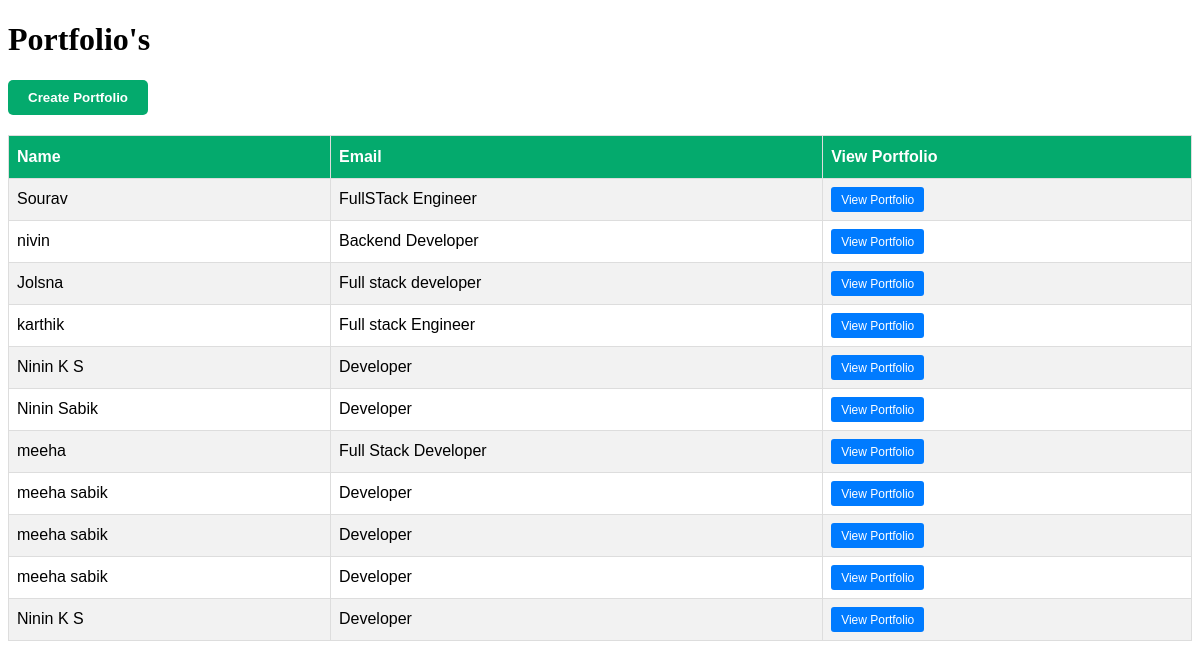
Screenshot of /all-portfolio with the database file from the repository.
### app.py (models this page shows)
class UserDetails(db.Model):
    id = db.Column(db.Integer, primary_key=True)
    name = db.Column(db.String(100), nullable=False)
    title = db.Column(db.String(100), nullable=False)
    profile_picture = db.Column(db.String(255), nullable=False)
    program_name_1 = db.Column(db.String(100), nullable=False)
    program_1_university = db.Column(db.String(100), nullable=False)
    program1_year = db.Column(db.String(50), nullable=False)
    program1_skills = db.Column(db.Text, nullable=False)
    program_name_2 = db.Column(db.String(100), nullable=False)
    program_2_university = db.Column(db.String(100), nullable=False)
    program2_year = db.Column(db.String(50), nullable=False)
    program2_skills = db.Column(db.Text, nullable=False)
    project1_name = db.Column(db.String(100), nullable=False)
    project1_description = db.Column(db.Text, nullable=False)
    project1_skills = db.Column(db.Text, nullable=False)
    project2_name = db.Column(db.String(100), nullable=False)
    project2_description = db.Column(db.Text, nullable=False)
    project2_skills = db.Column(db.Text, nullable=False)
    project3_name = db.Column(db.String(100), nullable=False)
    project3_description = db.Column(db.Text, nullable=False)
    project3_skills = db.Column(db.Text, nullable=False)
    email = db.Column(db.String(100), nullable=False)
    location = db.Column(db.String(100), nullable=False)
    phone = db.Column(db.String(20), nullable=False)
    about_me = db.Column(db.Text, nullable=False)

### app.py (the view)
@app.route('/all-portfolio', methods=['GET'])
def view_all_portfolio():
    data = UserDetails.query.all()
    return render_template("all-portfolio.html",data=data)

### templates/all-portfolio.html (shortened to what this page needs)
<!DOCTYPE html>
<html lang="en">
<head>
</head>
<body>
    <h1>Portfolio's</h1>
    <button type="button" class="create-portfolio-btn"> <a href="/create-portfolio">Create Portfolio</a></button>
<table id="customers">
  <tr>
    <th>Name</th>
    <th>Email</th>
    <th>View Portfolio</th>
  </tr>
  {% for user in data %}
  <tr>
    <td>{{user.name}}</td>
    <td>{{user.title}}</td>
    <td><button class="view-btn"> <a href="/view-portfolio/{{user.id}}">View Portfolio</a></button></td>
  </tr>
  {% endfor %}
</table>
</body>
</html>

### templates/all-portfolio.html (style rules this page uses)
#customers { font-family: Arial, Helvetica, sans-serif; border-collapse: collapse; width: 100%; }
#customers td, #customers th { border: 1px solid #ddd; padding: 8px; }
#customers tr:nth-child(even) { background-color: #f2f2f2; }
#customers th { padding-top: 12px; padding-bottom: 12px; text-align: left; background-color: #04AA6D; color: white; }
.create-portfolio-btn { background-color: #04AA6D; color: white; padding: 10px 20px; border: none; border-radius: 5px; font-weight: bold; margin-bottom: 20px; cursor: pointer; }
.create-portfolio-btn a { color: white; text-decoration: none; font-weight: bold; }
.view-btn { background-color: #007bff; color: white; padding: 5px 10px; border: none; border-radius: 3px; cursor: pointer; margin-right: 5px; }
.view-btn a { color: white; text-decoration: none; font-size: 12px; }

### rows the page displays
UserDetails: name "Sourav", title "FullSTack Engineer"
UserDetails: name "nivin", title "Backend Developer"
UserDetails: name "Jolsna", title "Full stack developer"
UserDetails: name "karthik", title "Full stack Engineer"
UserDetails: name "Ninin K S", title "Developer"
UserDetails: name "Ninin Sabik", title "Developer"
UserDetails: name "meeha", title "Full Stack Developer"
UserDetails: name "meeha sabik", title "Developer"
UserDetails: name "meeha sabik", title "Developer"
UserDetails: name "meeha sabik", title "Developer"
UserDetails: name "Ninin K S", title "Developer"
